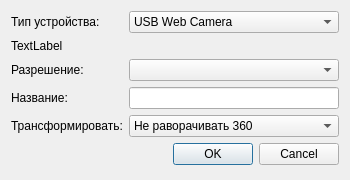
<?xml version="1.0" encoding="UTF-8"?>
<ui version="4.0">
 <class>AddDevice</class>
 <widget class="QDialog" name="AddDevice">
  <property name="geometry">
   <rect>
    <x>0</x>
    <y>0</y>
    <width>350</width>
    <height>180</height>
   </rect>
  </property>
  <property name="windowTitle">
   <string>Добавление устройства</string>
  </property>
  <layout class="QFormLayout" name="formLayout">
   <item row="0" column="0">
    <widget class="QLabel" name="DeviceType_Label">
     <property name="text">
      <string>Тип устройства:</string>
     </property>
    </widget>
   </item>
   <item row="1" column="0">
    <widget class="QLabel" name="SelectDevice_Label">
     <property name="text">
      <string>TextLabel</string>
     </property>
    </widget>
   </item>
   <item row="1" column="1">
    <layout class="QVBoxLayout" name="SelectDevice_Layout"/>
   </item>
   <item row="2" column="0">
    <widget class="QLabel" name="Resolution_Label">
     <property name="text">
      <string>Разрешение:</string>
     </property>
    </widget>
   </item>
   <item row="5" column="1">
    <widget class="QDialogButtonBox" name="buttonBox">
     <property name="orientation">
      <enum>Qt::Horizontal</enum>
     </property>
     <property name="standardButtons">
      <set>QDialogButtonBox::Cancel|QDialogButtonBox::Ok</set>
     </property>
    </widget>
   </item>
   <item row="0" column="1">
    <widget class="QComboBox" name="DevType_ComboBox">
     <item>
      <property name="text">
       <string>USB Web Camera</string>
      </property>
     </item>
     <item>
      <property name="text">
       <string>IP Camera</string>
      </property>
     </item>
    </widget>
   </item>
   <item row="2" column="1">
    <widget class="QComboBox" name="Resolution_ComboBox"/>
   </item>
   <item row="4" column="1">
    <widget class="QComboBox" name="Transform_ComboBox">
     <item>
      <property name="text">
       <string>Не раворачивать 360</string>
      </property>
     </item>
     <item>
      <property name="text">
       <string>Развернуть на 180</string>
      </property>
     </item>
    </widget>
   </item>
   <item row="4" column="0">
    <widget class="QLabel" name="Transform_Label">
     <property name="text">
      <string>Трансформировать:</string>
     </property>
    </widget>
   </item>
   <item row="3" column="1">
    <widget class="QLineEdit" name="Caption_Edit"/>
   </item>
   <item row="3" column="0">
    <widget class="QLabel" name="Caption_Label">
     <property name="text">
      <string>Название:</string>
     </property>
    </widget>
   </item>
  </layout>
 </widget>
 <resources/>
 <connections>
  <connection>
   <sender>buttonBox</sender>
   <signal>accepted()</signal>
   <receiver>AddDevice</receiver>
   <slot>accept()</slot>
   <hints>
    <hint type="sourcelabel">
     <x>174</x>
     <y>189</y>
    </hint>
    <hint type="destinationlabel">
     <x>157</x>
     <y>208</y>
    </hint>
   </hints>
  </connection>
  <connection>
   <sender>buttonBox</sender>
   <signal>rejected()</signal>
   <receiver>AddDevice</receiver>
   <slot>reject()</slot>
   <hints>
    <hint type="sourcelabel">
     <x>174</x>
     <y>195</y>
    </hint>
    <hint type="destinationlabel">
     <x>286</x>
     <y>208</y>
    </hint>
   </hints>
  </connection>
 </connections>
</ui>
